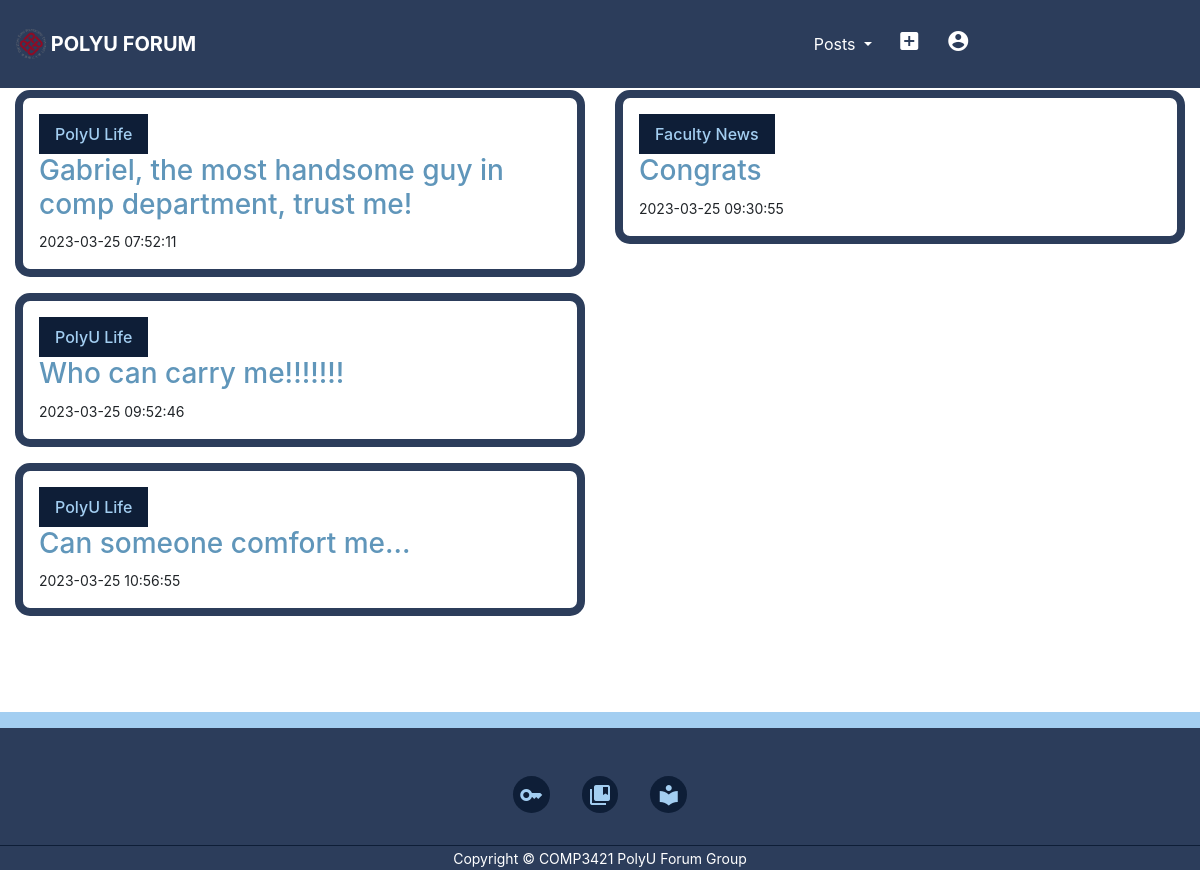
The page / on the database its author committed.
### tables this page shows
CREATE TABLE `post_record`(PostID int NOT NULL, Posttype TEXT (65535) NOT NULL, Posttitle TEXT (30) NOT NULL, Postcontent TEXT (65535) NOT NULL, Posttime TIMESTAMP NOT NULL, UserID int NOT NULL, FOREIGN KEY (UserID) REFERENCES user(UserID));

### index.php (the view, shortened to what this page needs)
<?php
    include 'DBconnection.php';
?>
<!DOCTYPE html>
<html>
<head>
    <link rel="stylesheet" href="style.css">
    <link rel="stylesheet" href="https://cdn.jsdelivr.net/npm/bootstrap@4.6.2/dist/css/bootstrap.min.css">
</head>
<body id = "mainpage">
    <nav class="navbar fixed-top navbar navbar-custom">
        <a class="navbar-brand" href="index.php">
            <img src="images/icon.png" width="30" height="30" class="d-inline-block align-top" alt="">
            PolyU Forum
        </a>
        <div class="navBar">
            <div class="btn-group" role="group" aria-label="Button group with nested dropdown">
                <div class="btn-group" role="group">
                    <button id="btnGroupDrop1" type="button" class="btn dropdown-toggle" data-toggle="dropdown" aria-haspopup="true" aria-expanded="false">
                        Posts
                    </button>
                </div>
                <a class="btn" href="createPost.php" role="button" data-toggle="tooltip" data-placement="bottom" title="Create post"><i class="material-icons md-24">add_box</i></a>
                <a class="btn" id = "usericon" href="signup.php" role="button" data-toggle="tooltip" data-placement="bottom" title="User"><i class="material-icons md-24">account_circle</i></a>
            </div>
        </div>
    </nav>
    <div class="container-fluid" style="margin-top:90px">
        <div class="row">
            <div class="col-sm-12" id="postSession">
                <div class="row">
                    <div class="col-sm-6">
                        <div class="vstack gap-3">
                        <?php
                            $sql = "SELECT * FROM post_record";
                            $res = mysqli_query($conn, $sql);
                            $count_row = mysqli_num_rows($res);
                            for($x = 0; $x < $count_row; $x++){
                                $row = $res -> fetch_assoc();
                                if($row["Posttype"]=="PolyU Life"){
                                ?>
                                    <div class="post-card" id = "most_popular">
                                        <div class="post-content" style="border: 0.5rem solid var(--color-navyblue);border-radius: 15px; margin-bottom: 1rem; padding:1rem;">
                                            <a href="#" class="category-button most-popular"><?php echo $row["Posttype"]?></a>
                                            <h3 class="post-title"><a href="singlePost.php"><?php echo $row["Postcontent"] ?>
                                            </a></h3>
                                            <div class="post-author">
                                                <small><?php echo $row["Posttime"] ?></small>
                                            </div>
                                        </div>
                                    </div>
                                <?php
                                }
                            }
                        ?>
                        </div>
                    </div>
                    <div class="col-sm-6">
                        <div class="vstack gap-3">
                        <?php
                            $sql = "SELECT * FROM post_record";
                            $res = mysqli_query($conn, $sql);
                            $count_row = mysqli_num_rows($res);
                            for($x = 0; $x < $count_row; $x++){
                                $row = $res -> fetch_assoc();
                                if($row["Posttype"]=="Faculty News"){
                                    ?>
                                    <div class="post-card" id = "most_popular">
                                        <div class="post-content" style="border: 0.5rem solid var(--color-navyblue);border-radius: 15px; margin-bottom: 1rem; padding:1rem;">
                                            <a href="#" class="category-button most-popular"><?php echo $row["Posttype"]?></a>
                                            <h3 class="post-title"><a href="singlePost.php"><?php echo $row["Postcontent"] ?>
                                            </a></h3>
                                            <div class="post-author">
                                                <small><?php echo $row["Posttime"] ?></small>
                                            </div>
                                        </div>
                                    </div>
                                <?php
                                }
                            }
                        ?>
                        </div>
                    </div>
                </div>
            </div>
        </div>
    </div>
    <footer>
        <div class="footer-links">
            <a href="https://www38.polyu.edu.hk/eStudent/" target="_blank" data-toggle="tooltip" title="eStudent"><i class="material-icons md-24">key</i></a>
            <a href="https://learn.polyu.edu.hk/" target="_blank" data-toggle="tooltip" title="LEARN@PolyU"><i class="material-icons md-24">collections_bookmark</i></a>
            <a href="https://www.lib.polyu.edu.hk/" target="_blank" data-toggle="tooltip" title="Pao Yue-kong Library"><i class="material-icons md-24">local_library</i></a>
        </div>
        <div class="footer-copyright">
            <small>Copyright &copy; COMP3421 PolyU Forum Group</small>
        </div>
    </footer>
</body>
</html>

### style.css (style rules this page uses)
:root { --color-skyblue: #a3cef1; --color-steelgray: #716f70; --color-darknavyblue: #0e1e37; --color-lessdarknavyblue: #6096ba; --color-navyblue: #2c3d5b; --color-greyblue: #7c8594; }
.material-icons.md-24 { font-size: 24px; }
.navbar-custom { background-color: var(--color-navyblue); }
.navbar-custom a { color: white; }
.navbar-brand { text-transform: uppercase; font-weight: bold; }
.navBar { display: flex; justify-content: space-around; width: 50%; text-align: center; padding: 14px 16px; }
.btn.dropdown-toggle { color: white; }
.post-content { overflow: hidden; margin-bottom: 1rem; }
.category-button.most-popular { background-color: var(--color-darknavyblue); color: var(--color-skyblue); display: inline-block; padding: 0.5rem 1rem; font-weight: 500; }
.post-title a { color: var(--color-lessdarknavyblue); }
#postSession { margin-bottom: 5rem; }
footer { background-color: var(--color-navyblue); padding: 2rem 0 0; box-shadow: inset 0 1rem var(--color-skyblue); }
.footer-links { margin-inline: auto; width: fit-content; margin-block: 2rem; display: flex; justify-content: space-between; align-items: center; gap: 2rem; }
.footer-links a { background: var(--color-darknavyblue); color: var(--color-skyblue); border-radius: 50%; width: 2.3rem; height: 2.3rem; display: flex; align-items: center; justify-content: center; }
.footer-copyright { color: white; text-align: center; border-top: 1px solid var(--color-darknavyblue); }

### rows shown on the page
post_record: Posttype "PolyU Life", Postcontent "Gabriel, the most handsome guy in comp department, trust me!", Posttime "2023-03-25 07:52:11"
post_record: Posttype "PolyU Life", Postcontent "Who can carry me!!!!!!!", Posttime "2023-03-25 09:52:46"
post_record: Posttype "PolyU Life", Postcontent "Can someone comfort me...", Posttime "2023-03-25 10:56:55"
post_record: Posttype "Faculty News", Postcontent "Congrats", Posttime "2023-03-25 09:30:55"
